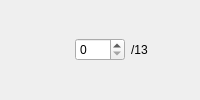
         <widget class="QWidget" name="widget_22" native="true">
          <layout class="QHBoxLayout" name="horizontalLayout_22">
           <property name="leftMargin">
            <number>0</number>
           </property>
           <property name="topMargin">
            <number>0</number>
           </property>
           <property name="rightMargin">
            <number>0</number>
           </property>
           <property name="bottomMargin">
            <number>0</number>
           </property>
           <item>
            <widget class="QLabel" name="label_22">
             <property name="maximumSize">
              <size>
               <width>75</width>
               <height>75</height>
              </size>
             </property>
             <property name="toolTip">
              <string>#825286_#D5C7E9</string>
             </property>
             <property name="text">
              <string/>
             </property>
             <property name="pixmap">
              <pixmap resource="resource.qrc">:/pairs/pairs/#825286_#D5C7E9.png</pixmap>
             </property>
             <property name="scaledContents">
              <bool>true</bool>
             </property>
            </widget>
           </item>
           <item>
            <widget class="QSpinBox" name="spinBox_22">
             <property name="maximumSize">
              <size>
               <width>50</width>
               <height>16777215</height>
              </size>
             </property>
             <property name="minimum">
              <number>0</number>
             </property>
             <property name="maximum">
              <number>13</number>
             </property>
            </widget>
           </item>
           <item>
            <widget class="QLabel" name="label_22_2">
             <property name="text">
              <string>/13</string>
             </property>
            </widget>
           </item>
          </layout>
         </widget>
